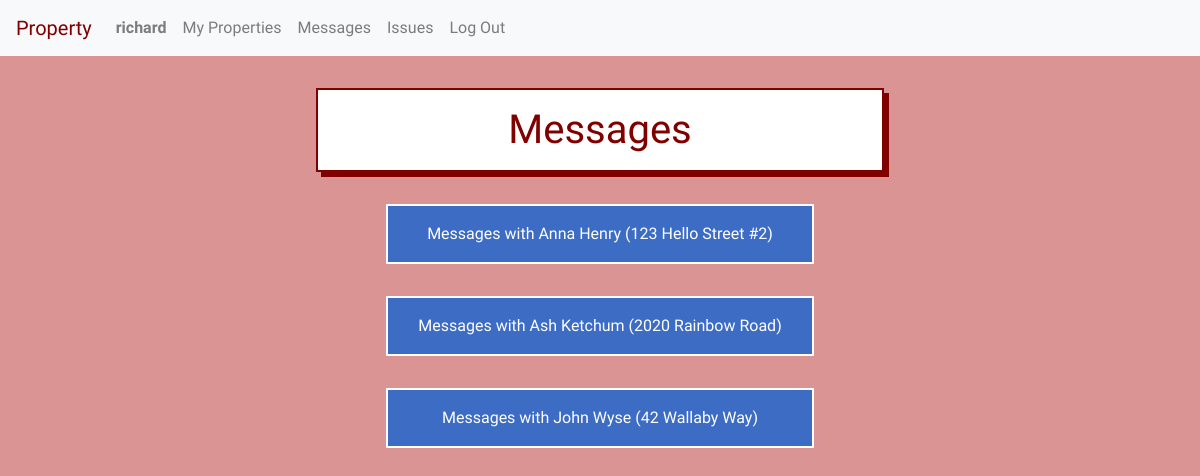
Screenshot of /messages (signed in) with the database file from the repository.
### property/models.py (models this page shows, shortened)
class User(AbstractUser):
    tenant = models.BooleanField(default=True)
    manager = models.BooleanField(default=False)

class Unit(models.Model):
    manager = models.ForeignKey(User, on_delete=models.CASCADE, related_name="managers")
    tenant = models.ForeignKey(User, on_delete=models.CASCADE, related_name="tenants", blank=True, null=True)
    address = models.CharField(max_length=200)
    image = models.URLField(blank=True, default='', max_length=1000)
    def __str__(self):
        return f"{self.address}"

### property/views.py (the view)
# urls.py: path("messages", views.messages, name="messages"),
@login_required
def messages(request):
    if request.method == "GET":
        if request.user.tenant == True:
            try:
                unit_count = Unit.objects.filter(tenant=request.user).count()
            except ObjectDoesNotExist:
                unit_count = 0
            print(unit_count)
            if unit_count != 1:
                return render(request, 'property/messages.html')
            else:
                unit = Unit.objects.get(tenant=request.user)
                return HttpResponseRedirect(reverse("unit_messages", kwargs={'unit_id': unit.id}))
        else:
            try:
                units = Unit.objects.filter(manager=request.user).exclude(tenant=None).order_by('-tenant')
            except ObjectDoesNotExist:
                units = None
            return render(request, 'property/messages.html', {
                "units": units
            })
    else:
        return render(request, 'property/error.html')

### property/templates/property/messages.html
{% extends "property/layout.html" %}
{% block body %}
<h1>Messages</h1>
{% if user.tenant %}
    <br><br>
    You must claim an address and property manager before you can send or recieve messages.
{% else %}
    {% if units %}
        <div class="list-container">
            {% for unit in units %}
            <a href="{% url 'unit_messages' unit.id %}">
                <div class="listed-item-link">
                    Messages with {{unit.tenant.first_name}} {{unit.tenant.last_name}} ({{unit}})
                </div>
            </a>
            {% endfor %}
        </div>
    {% else %}
        <br><br>
        You must add a property with a tenant before you can see send or see messages.
    {% endif %}
{% endif %}
{% endblock %}

### property/templates/property/layout.html (shortened to what this page needs)
{% load static %}
<!DOCTYPE html>
<html lang="en">
    <head>
        <link rel="stylesheet" href="https://stackpath.bootstrapcdn.com/bootstrap/4.3.1/css/bootstrap.min.css">
        <link href="{% static 'property/styles.css' %}" rel="stylesheet">
    </head>
    <body>
        {% if user.is_authenticated %}
        <nav class="navbar sticky-top navbar-expand-lg navbar-light bg-light">
            <a id="property" class="navbar-brand" href="{% url 'index' %}">Property</a>
            <div class="collapse navbar-collapse" id="navbarTogglerDemo02">
              <ul class="navbar-nav mr-auto mt-2 mt-lg-0">
                <li class="nav-item">
                    <a class="nav-link" href="{% url 'profile' %}"><strong>{{ user.username }}</strong></a>
                </li>
                {% if user.manager %}
                <li class="nav-item">
                    <a class="nav-link" href="{% url 'index' %}">My Properties</a>
                </li>
                {% endif %}
                <li class="nav-item">
                    <a class="nav-link" href="{% url 'messages' %}">Messages</a>
                </li>
                <li class="nav-item">
                    <a class="nav-link" href="{% url 'issues' %}">Issues</a>
                </li>
                <li class="nav-item">
                    <a class="nav-link" href="{% url 'logout' %}">Log Out</a>
                </li>
              </ul>
            </div>
          </nav>
        {% endif %}
        <div class="body">
        {% block body %}
        {% endblock %}
        </div>
    </body>
</html>

### property/static/property/styles.css (style rules this page uses)
:root { --blue: rgb(60, 108, 196); --lightblue: rgb(127, 167, 241); }
body { background-color: rgb(219, 148, 148); color: maroon; font-family: 'Yusei Magic', sans-serif; }
#property { color: maroon; }
a { text-decoration: none !important; }
.body { padding: 2rem; text-align: center; }
h1 { padding: 1rem; margin-bottom: 1rem; margin: auto; text-align: center; border: maroon solid 2px; background-color: white; color: maroon; display: block; box-shadow: 5px 5px; width: 50%; min-width: 350px; }
.list-container { padding: 2rem; }
.listed-item-link { padding: 1rem; margin: auto; width: 40%; min-width: 300px; margin-bottom: 2rem; text-align: center; border: white solid 2px; background-color: var(--blue); color: white; display: block; }

### rows the page displays
User: username "richard"
Unit: tenant.first_name "Anna", tenant.last_name "Henry", address "123 Hello Street #2"
Unit: tenant.first_name "Ash", tenant.last_name "Ketchum", address "2020 Rainbow Road"
Unit: tenant.first_name "John", tenant.last_name "Wyse", address "42 Wallaby Way"
